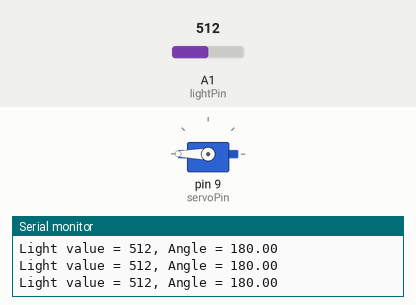
Simulated run of this sketch. Board: Arduino Uno, built with avr-gcc and run on an emulated ATmega328P. Shown: servo, the last lines printed to the serial monitor. Inputs (shaded band) come from the test bench; at power-on: A1 (lightPin) = 512.

Above: at 1.2 s.
1.3 s: A1 (lightPin) set to 289
At 2.1 s:
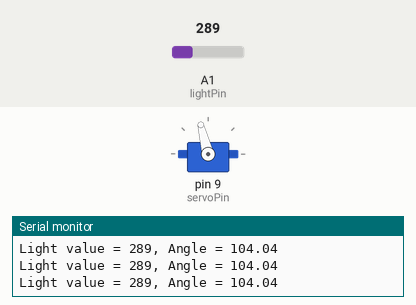
2.8 s: A1 (lightPin) set to 266
At 4.0 s:
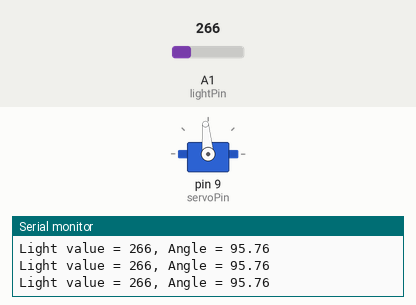
4.3 s: A1 (lightPin) set to 105
At 4.8 s:
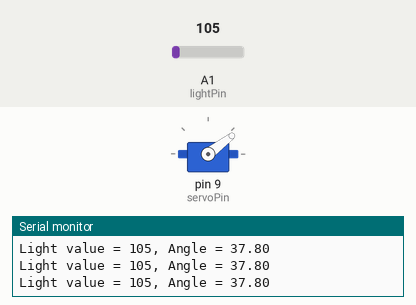
5.8 s: A1 (lightPin) set to 90
At 6.6 s:
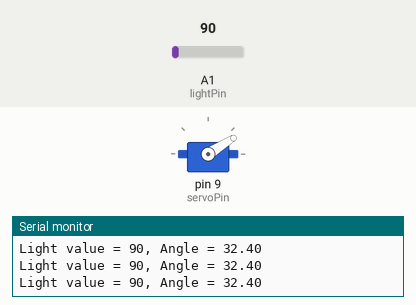
8.8 s: A1 (lightPin) set to 122
At 9.6 s:
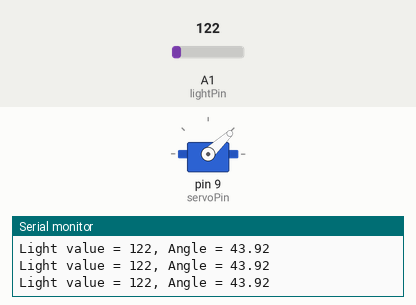
10.3 s: A1 (lightPin) set to 0
At 11.4 s:
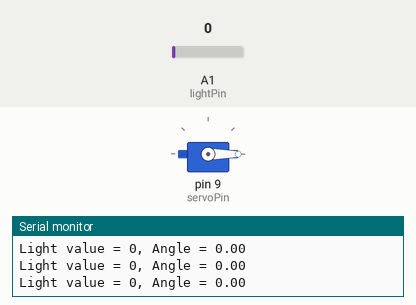
Timing chart, 0 to 12.8 s (numbered marks = the images above; inputs shaded):
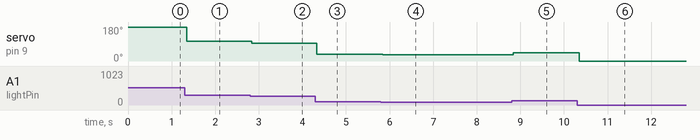

Measured:
- after the input at 1.3 s, servo on pin 9 (servoPin): 180° → 104° after 0.05 s
- after the input at 2.8 s, servo on pin 9 (servoPin): 104° → 95° at once
- after the input at 4.3 s, servo on pin 9 (servoPin): 95° → 37° at once
- after the input at 5.8 s, servo on pin 9 (servoPin): 37° → 32° after 0.05 s
- after the input at 8.8 s, servo on pin 9 (servoPin): 32° → 43° at once
- after the input at 10.3 s, servo on pin 9 (servoPin): 43° → 0° after 0.05 s

The sketch:

ServoPhotometer.ino
```cpp
#include <Servo.h>

int lightPin = A1;
int servoPin = 9;
int lightVal;
float angle;
int dt = 10;
Servo sv;

void setup() {
  // put your setup code here, to run once:
  Serial.begin(9600);
  pinMode(lightPin, INPUT);
  sv.attach(servoPin);
}

void loop() {
  // variables (bright = 600, dark = 0)
  lightVal = analogRead(lightPin);
  angle = lightVal * (180. /  500.);
//  angle = ((-16. / 63. ) * lightVal) + (16. * (780. / 63.));

  // set limits
  if (angle > 180) {
    angle = 180;
  }
  if (angle < 0) {
    angle = 0;
  }

  // show info
  Serial.print("Light value = ");
  Serial.print(lightVal);
  Serial.print(", Angle = ");
  Serial.println(angle);

  // servo movement
  sv.write(angle);

  delay(dt);
}
```
